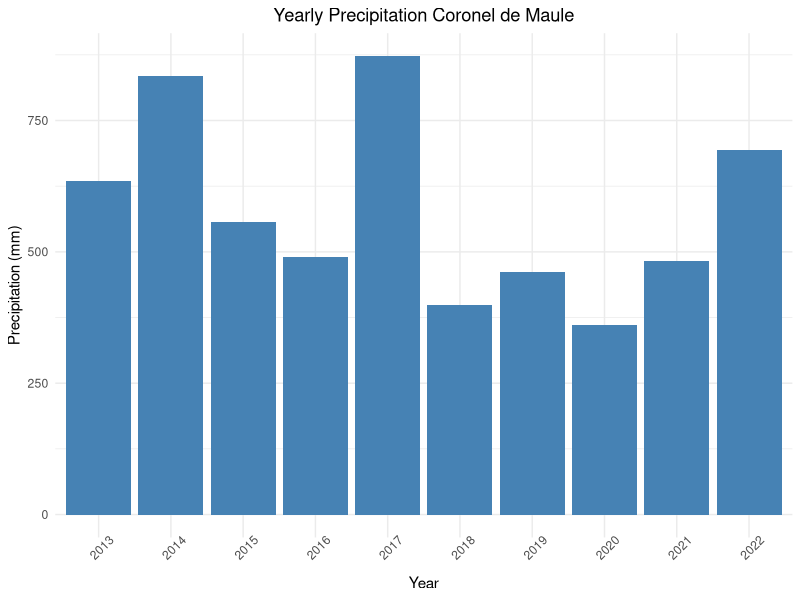
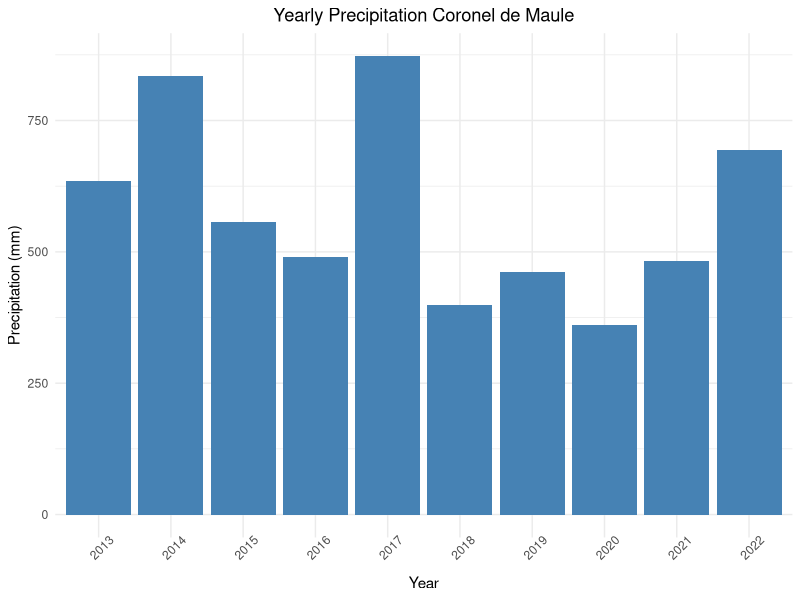

The R script that drew these images, in order:
# Load the necessary libraries
#install.packages("ggplot2")
library(ggplot2)

# Read the CSV file
data <- read.csv("static/data/pcp/coronel_de_maule_yearly_pcp.csv")

# Plot the bar chart
ggplot(data, aes(x = as.factor(year), y = pcp_mm)) +
  geom_bar(stat = "identity", fill="steelblue") +
  labs(x = "Year", y = "Precipitation (mm)", title = "Yearly Precipitation Coronel de Maule") +
  theme_minimal() +
  theme(plot.title = element_text(hjust = 0.5), axis.text.x = element_text(angle = 45))


# Save the plot as a PNG file
ggsave("static/results/precipitation_plot.png")
